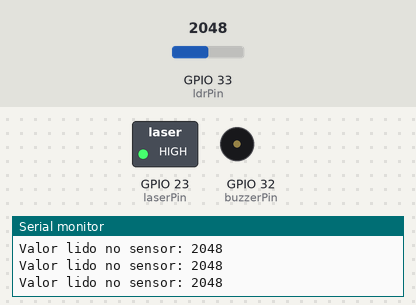
This sketch was run on a simulated ESP32. Parts: switched loads named in the sketch (green lamp = pin HIGH), buzzer (waves = sounding), the last lines printed to the serial monitor. Inputs (shaded band) come from the test bench; at power-on: GPIO 33 (ldrPin) = 2048.

Above: at 1.2 s.
1.3 s: GPIO 33 (ldrPin) set to 837
2.8 s: GPIO 33 (ldrPin) set to 750
At 3.7 s:
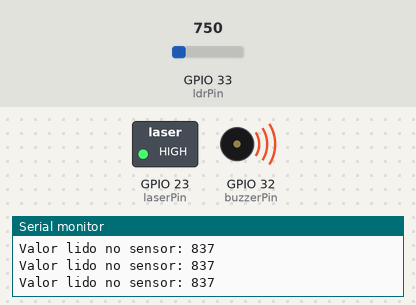
5.8 s: GPIO 33 (ldrPin) set to 840
At 7.2 s:
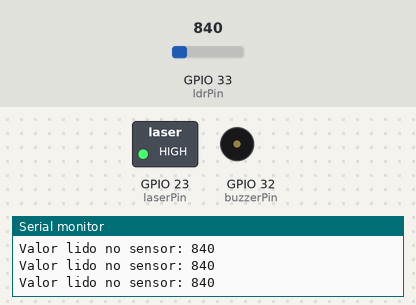
8.0 s: GPIO 33 (ldrPin) set to 760
At 8.6 s:
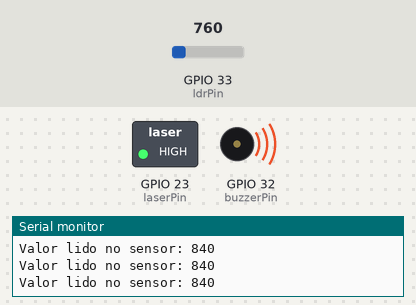
Timing chart, 0 to 12.0 s (numbered marks = the images above; inputs shaded):
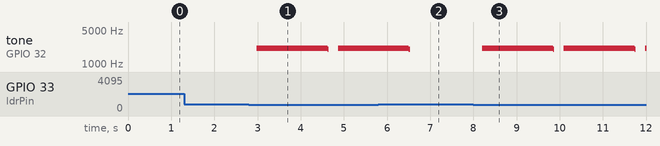

The sketch:

sketch_dec4b.ino
```cpp
// Declaração dos pinos
const int buzzerPin = 32; // Piezo no pino 7
const int ldrPin = 33; // LDR no pino analógico 0
const int laserPin = 23;

// Variáveis para armazenar valores do LDR e controle do tom
int ldrValue = 0; // Valor lido do LDR
int toneVal = 0;
int toneAdjustment = 2000; // Ajuste de tom
float sinVal;

void setup() {
    Serial.begin(9600); // Inicialização do monitor serial
    pinMode(buzzerPin, OUTPUT); // Define o pino do buzzer como saída
    pinMode(laserPin, OUTPUT); // Define o pino do laser como saída
    digitalWrite(laserPin, HIGH); // Liga o laser ao iniciar o Arduino
}

void loop() {
    ldrValue = analogRead(ldrPin); // Lê o valor do LDR

    // Se a luminosidade for baixa
    if (ldrValue <= 800) {
        // Ativa a sirene
        sirene();
        delay(25); // Espera um pouco
        noTone(buzzerPin); // Interrompe o tom
    }

    // Exibe o valor do sensor no monitor serial
    Serial.print("Valor lido no sensor: ");
    Serial.println(ldrValue);
    delay(50);
}

// Função para acionar a sirene
void sirene() {
    // Toca 5 ciclos
    for (int k = 0; k < 5; k++) {
        for (int x = 0; x < 180; x++) {
            // Converte graus em radianos
            sinVal = (sin(x * (3.1412 / 180)));
            // Gera uma frequência
            toneVal = 2000 + (int(sinVal * 100));
            // Toca o valor no buzzer
            tone(buzzerPin, toneVal);
            // Atraso de 2ms e gera novo tom
            delay(2);
        }
    }
}
```

Measured:
- the behaviour switches between 801 and 800 on GPIO 33 (ldrPin) (found by bisection; images 0 and 1)
- after the input at 2.8 s, tone on GPIO 32 (buzzerPin): silent → 2099 Hz after 0.18 s, → 2001 Hz 1.6 s later, → silent 0.03 s later, → 2099 Hz 0.22 s later
- after the input at 5.8 s, tone on GPIO 32 (buzzerPin): goes on until 6.5 s, then stays silent
- after the input at 8.0 s, tone on GPIO 32 (buzzerPin): plays 2099 Hz for 1.6 s, 2001 Hz for 0.03 s, 2099 Hz for 1.6 s, 2001 Hz for 0.03 s, 2099 Hz for 0.02 s, starting after 0.21 s
